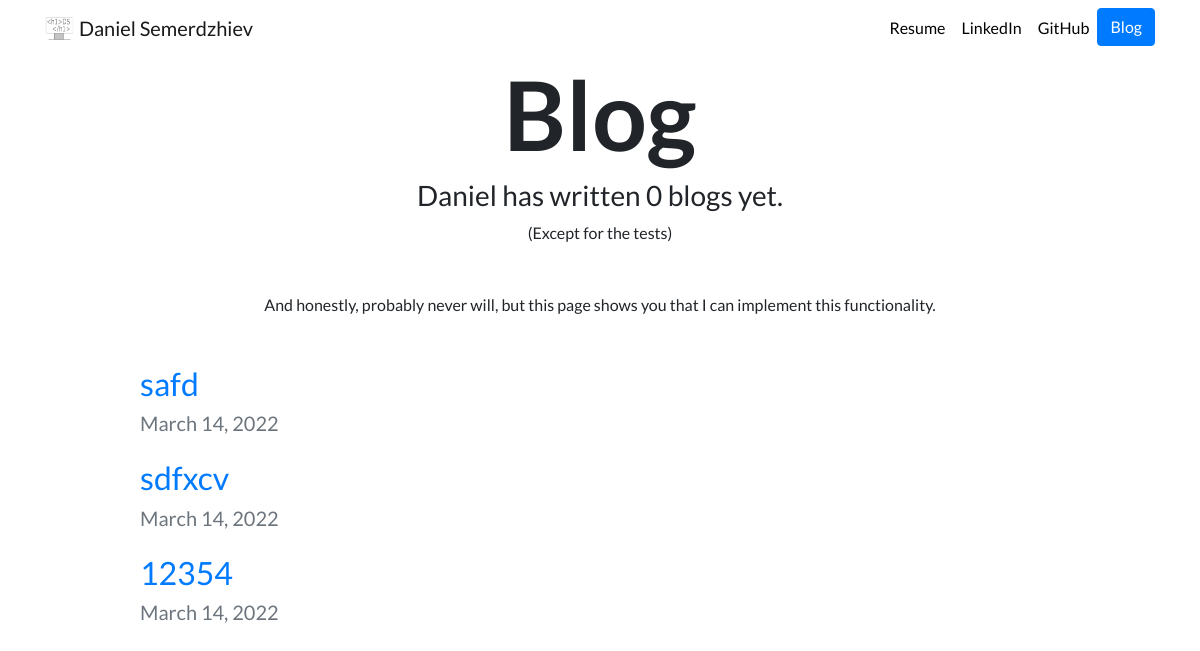
/blog/, run on an earlier commit of the app's database.
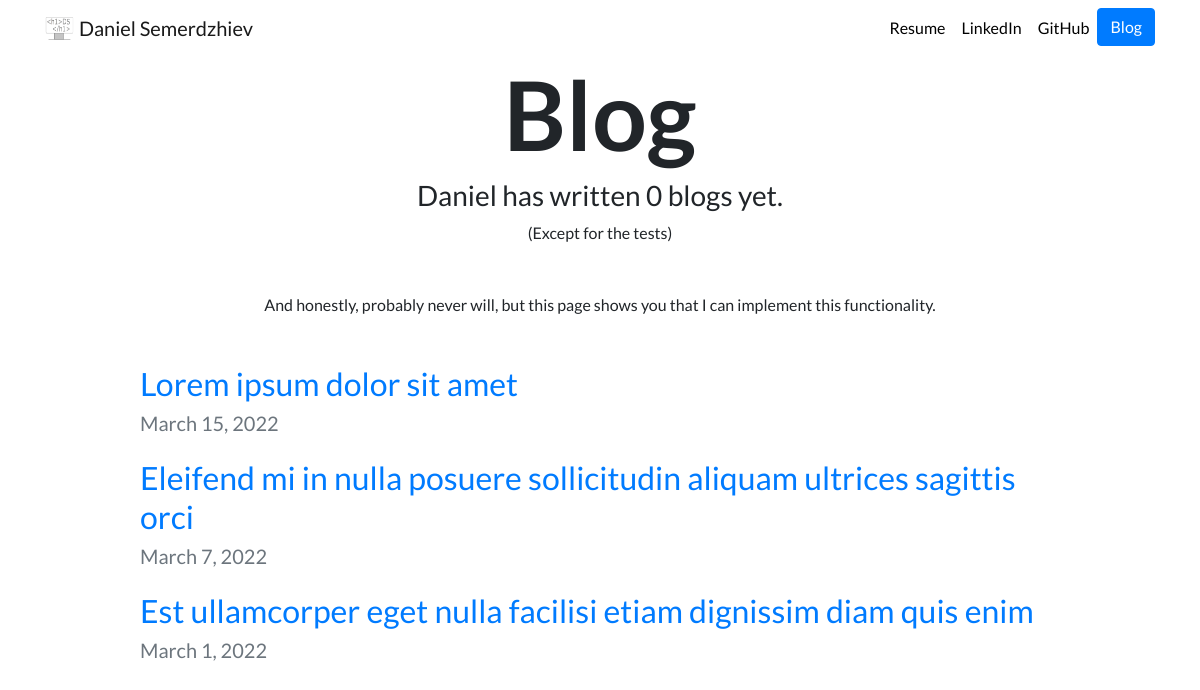
And on a later commit of the database.
### blog/models.py (models this page shows, shortened)
class Blog(models.Model):
    title = models.CharField(max_length=200)
    text = models.TextField()
    date = models.DateField()

### blog/views.py (the view)
# urls.py: path('', views.all_blogs, name='all_blogs'),
def all_blogs(request):
    blogs = Blog.objects.order_by('-date')[:5]
    return render(request,'blog/all_blogs.html',{'blogs' : blogs})

### blog/templates/blog/all_blogs.html (shortened to what this page needs)
{% extends "portfolio/base.html" %}
{% load static %}
{% block contend %}
<h1 id="blogtitle" class="font-weight-bold text-center">Blog</h1>
<h3 class="text-center">Daniel has written 0 blog{{ blogs.count|pluralize }} yet.</h3>
<p class="text-center mb-5">(Except for the tests)</p>
<p class="text-center mb-5">And honestly, probably never will, but this page shows you that I can implement this functionality.</p>
{% for blog in blogs %}
<div class="row justify-content-center my-3">
  <div class="col-md-10">
    <a href="{% url 'blog:detail' blog.id %}">
      <h2>{{ blog.title }}</h2>
    </a>
    <h5 class="text-muted">{{ blog.date|date:'F j, o' }}</h5>
  </div>
</div>
{% endfor %}
{% endblock %}

What changed in the data, as far as the page shows it:
removed Blog: title "safd", date "March 14, 2022"
removed Blog: title "sdfxcv", date "March 14, 2022"
removed Blog: title "12354", date "March 14, 2022"
added Blog: title "Lorem ipsum dolor sit amet", date "March 15, 2022"
added Blog: title "Eleifend mi in nulla posuere sollicitudin aliquam ultrices sagittis orci", date "March 7, 2022"
added Blog: title "Est ullamcorper eget nulla facilisi etiam dignissim diam quis enim", date "March 1, 2022"
